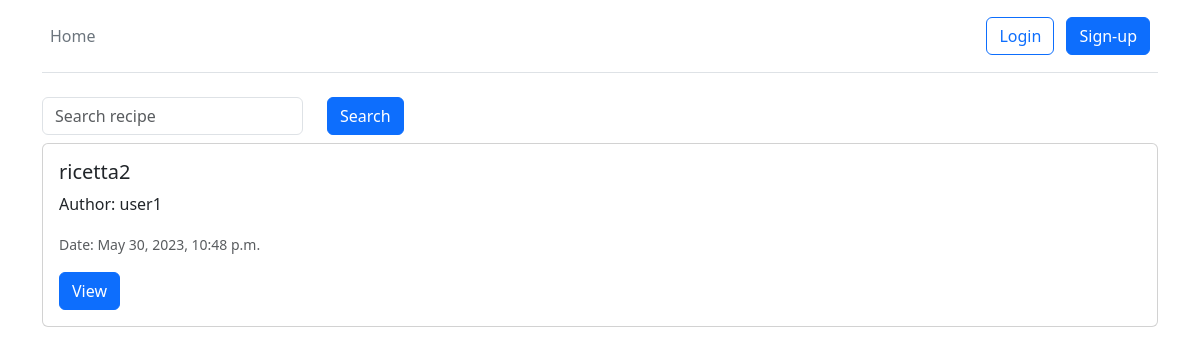
The app's page /, older data.
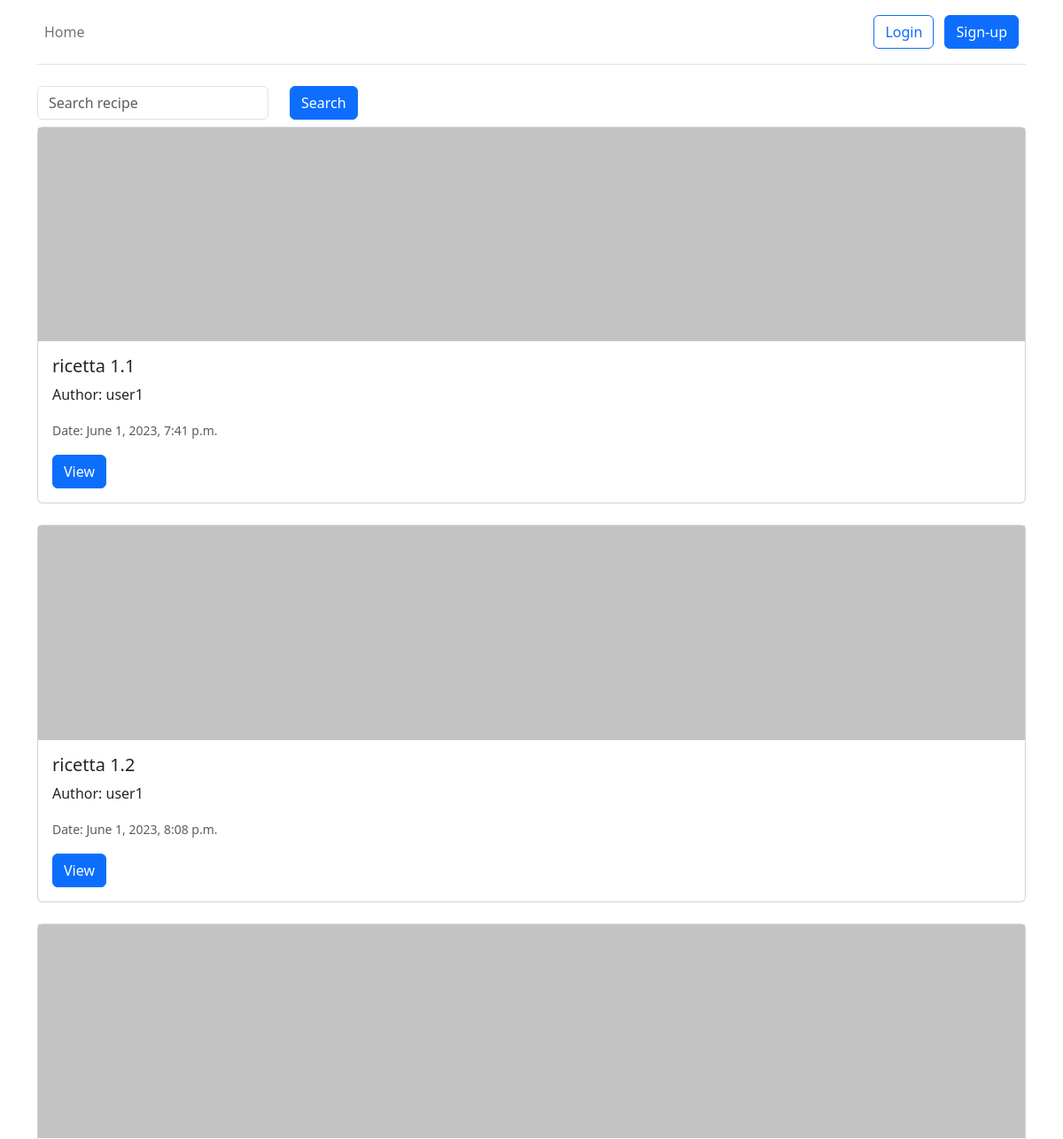
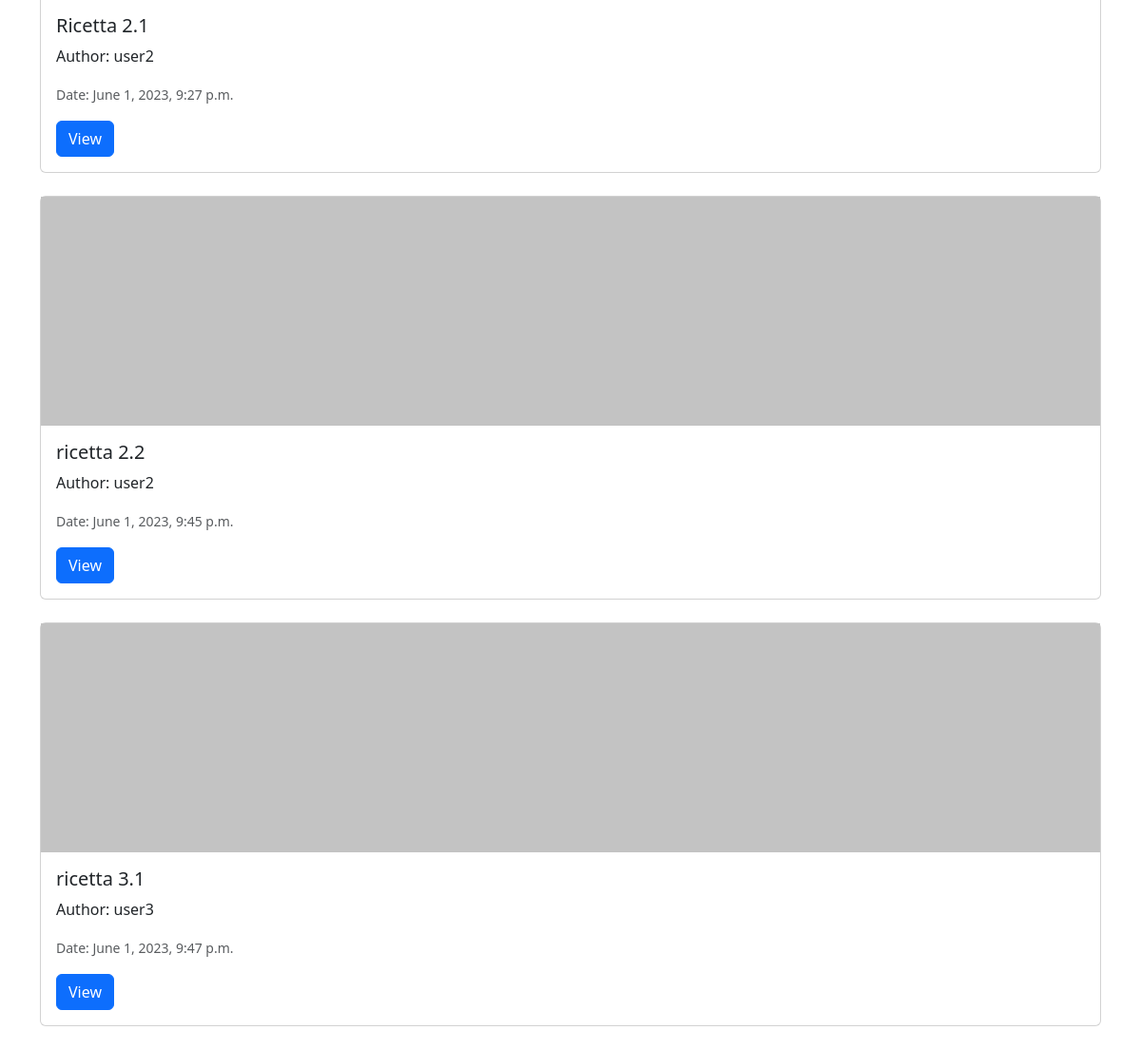
The same page, newer data (2 pictures, top to bottom).
### recipes/models.py (models this page shows, shortened)
class Recipe(models.Model):
    title = models.CharField(max_length=100)
    description = models.TextField()
    category = models.ForeignKey('categories.Category', on_delete=models.CASCADE)
    author = models.ForeignKey(User, on_delete=models.CASCADE, null=True)
    date = models.DateTimeField(auto_now_add=True, null=True)
    favorite = models.ManyToManyField(User, related_name='favorite', blank=True)
    photo = models.ImageField(upload_to='images/', null=True, blank=True)

### recipes/views.py (the view)
# urls.py: path("", AllRecipes, name="home"),
def AllRecipes(request):
    recipes = Recipe.objects.all()
    return render(request, 'home.html', {'recipes': recipes})

### templates/home.html (shortened to what this page needs)
{% extends 'base.html' %}
{% block content %}
    <form class="form-inline" method="GET" action="{% url 'search_recipe' %}">
        <div class="row">
            <div class="col-3">
                <input type="text" class="form-control" name="q" placeholder="Search recipe">
            </div>
            <div class="col-2">
                <button type="submit" class="btn btn-primary mb-2">Search</button>
            </div>
        </div>
    </form>
    {% for recipe in recipes %}
        <div class="card">
            {% if recipe.photo %}
                <img src="{{ recipe.photo.url }}" alt="{{ recipe.title }}"/>
            {% endif %}
            <div class="card-body">
                <h5 class="card-title">{{ recipe.title }}</h5>
                <p class="card-text">Author: {{ recipe.author }}</p>
                <p class="card-text"><small class="text-muted">Date: {{ recipe.date }}</small></p>
                <a href="{% url 'view_recipe' recipe.id %}" class="btn btn-primary">View</a>
            </div>
        </div>
        <br>
    {% empty %}
        <h5>no recipe available.</h5>
    {% endfor %}
{% endblock %}

### templates/base.html (shortened to what this page needs)
<!DOCTYPE html>
<html lang="en">
<head>
    <link href="https://cdn.jsdelivr.net/npm/bootstrap@5.3.0-alpha3/dist/css/bootstrap.min.css" rel="stylesheet"
>
</head>
<body>
<div class="container">
    <header class="d-flex flex-wrap align-items-center justify-content-center justify-content-md-between py-3 mb-4 border-bottom">
        <ul class="nav col-12 col-md-auto mb-2 justify-content-center mb-md-0">
            <li><a href="{% url 'home' %}" class="nav-link px-2 link-secondary">Home</a></li>
        </ul>
        <div class="col-md-3 text-end">
            {% if user.is_authenticated %}
                <a href="{% url 'logout' %}"  class="btn btn-outline-primary me-2">Logout</a>
            {% else %}
                <a href="{% url 'login' %}"  class="btn btn-outline-primary me-2">Login</a>
                <a href="{% url 'signup' %}"  class="btn btn-primary me-2">Sign-up</a>
            {% endif %}
        </div>
    </header>
</div>
<div class="container">
    {% block content %}
    {% endblock %}
</div>
</body>
</html>

Row changes from the older to the newer data that the page shows:
removed Recipe: title "ricetta2", author "user1", date "May 30, 2023, 10:48 p.m."
added Recipe: photo (picture), title "ricetta 1.1", author "user1", date "June 1, 2023, 7:41 p.m."
added Recipe: photo (picture), title "ricetta 1.2", author "user1", date "June 1, 2023, 8:08 p.m."
added Recipe: photo (picture), title "Ricetta 2.1", author "user2", date "June 1, 2023, 9:27 p.m."
added Recipe: photo (picture), title "ricetta 2.2", author "user2", date "June 1, 2023, 9:45 p.m."
added Recipe: photo (picture), title "ricetta 3.1", author "user3", date "June 1, 2023, 9:47 p.m."
